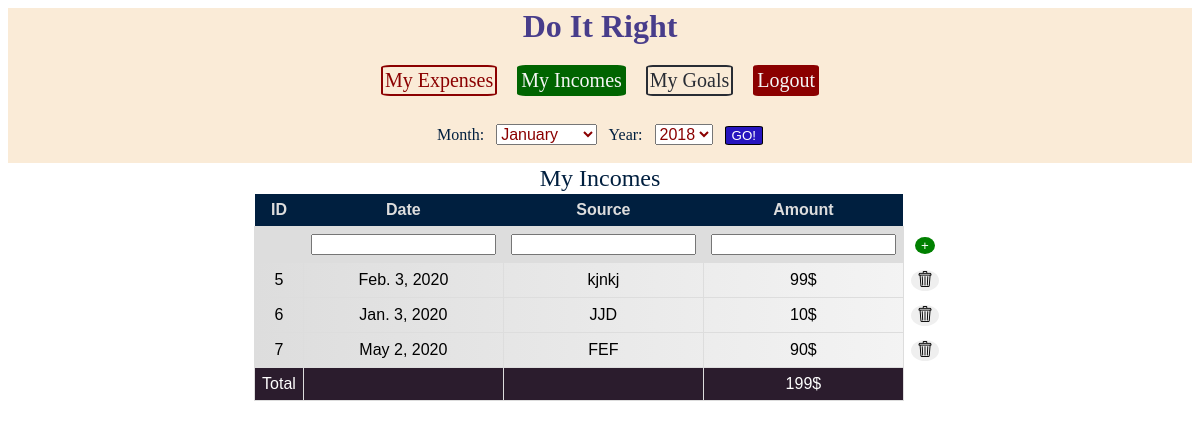
Before: /incomes/ (signed in) with the older database file.
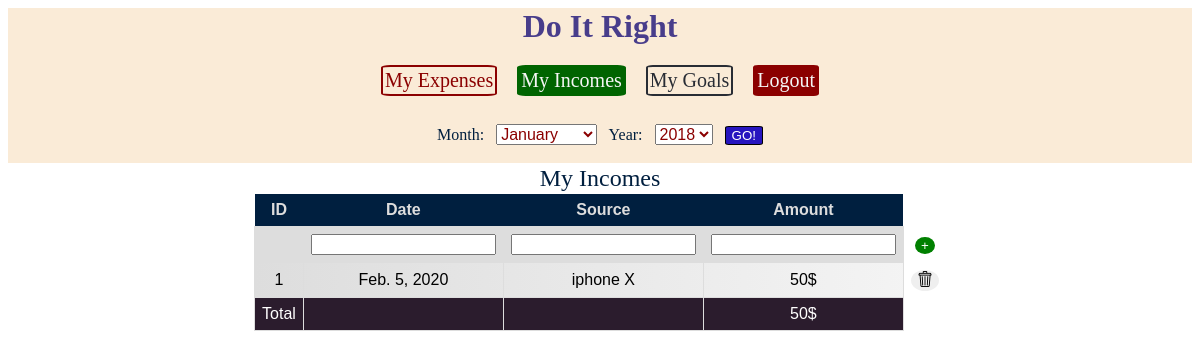
After: the same page with the newer database file.
### budget/models.py (models this page shows, shortened)
class Income(models.Model):
    date = models.DateField()
    source = models.CharField(max_length=200)
    amount = models.DecimalField(decimal_places=2, max_digits=12)

### budget/views.py (the view)
# urls.py: path('incomes/', views.income_item, name='incomes'),
@login_required
def income_item(request):
    if request.method == "POST":
        print(request.POST.get('action'))
        if request.POST.get('action') == 'delete':
            Income.objects.get(id=int(request.POST['income'])).delete()
            return redirect('/incomes/')
        form = IncomeForm(request.POST)
        if form.is_valid():
            o = form.save()
            return redirect('/incomes/')
    else:
        form = IncomeForm()
    list_incomes = Income.objects.all()
    sum_amount_income = Income.objects.aggregate(Sum('amount'))
    context = {
        'list_incomes': list_incomes,
        'sum_amount_income': sum_amount_income,
        'form': form
    }
    return render(request, 'budget/incomes.html', context)

### budget/forms.py
class IncomeForm(forms.ModelForm):
    class Meta:
        model = models.Income
        fields = "__all__"

### budget/templates/budget/incomes.html (shortened to what this page needs)
{% extends "budget/budgetpage.html" %}
{% load mathfilters static budget_extras %}
{% block content %}
    <table class="table">
        <div class="headerTableText"> My Incomes</div>
        <tr class="tableHeader hideBorder">
            <th class="hideRightBorder">ID</th>
            <th class="hideRightBorder">Date</th>
            <th class="hideRightBorder">Source</th>
            <th class="hideRightBorder">Amount</th>
        </tr>
        <tr>
            <form method="post">
                <td></td>
                {% for n in form %}
                    <td>{{ n }}</td>
                {% endfor %}
                <td class="buttonBorder"><input class="addButton addRecord" type="submit" value="+"></td>
            </form>
        </tr>
        {% if list_incomes %}
            {% for n in list_incomes %}
                <tr class="tableContent">
                    <td>{{ n.id }}</td>
                    <td>{{ n.date }}</td>
                    <td>{{ n.source }}</td>
                    <td>{{ n.amount|floatformat }}$</td>
                    <td class="hideBorder">
                        <form method="post">
                            <button class="addButton" type="submit">
                                <img class="rubbish animated" src="{% static 'images/rubbish.png' %}">
                            </button>
                        </form>
                    </td>
            {% endfor %}
            <tr class="footer_table">
                <td>Total</td>
                <td></td>
                <td></td>
                <td>{{ sum_amount_income.amount__sum }}$</td>
            </tr>
            </tr>
        {% else %}
            <tr>
                <td colspan="4"> No product are available.</td>
            </tr>
        {% endif %}
    </table>
{% endblock %}

Changed rows visible on the page:
removed Income: id "5", date "Feb. 3, 2020", source "kjnkj", amount "99"
removed Income: id "6", date "Jan. 3, 2020", source "JJD", amount "10"
removed Income: id "7", date "May 2, 2020", source "FEF", amount "90"
added Income: id "1", date "Feb. 5, 2020", source "iphone X", amount "50"
Other visible differences:
{{ sum_amount_income.amount__sum }}: "199" → "50"
